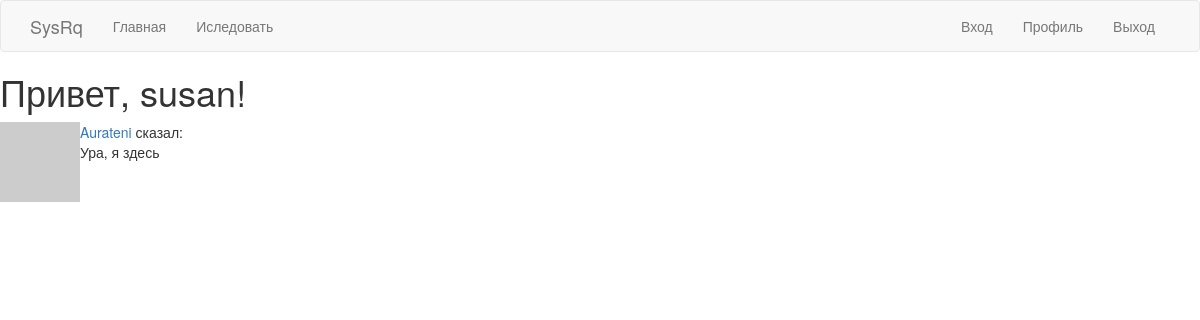
Page /explore (signed in) on the committed database.
### app/models.py (models this page shows, shortened)
class User(UserMixin, db.Model):
    id = db.Column(db.Integer, primary_key=True)
    username = db.Column(db.String(64), index=True, unique=True)
    email = db.Column(db.String(120), index=True, unique=True)
    password_hash = db.Column(db.String(128))
    posts = db.relationship('Post', backref='author', lazy='dynamic')
    about_me = db.Column(db.String(140))
    last_seen = db.Column(db.DateTime, default=datetime.utcnow)
    followed = db.relationship(
        'User', secondary=followers,
        primaryjoin=(followers.c.follower_id == id),
        secondaryjoin=(followers.c.followed_id == id),
        backref=db.backref('followers', lazy='dynamic'), lazy='dynamic')
    def avatar(self, size):
        digest = md5(self.email.lower().encode('utf-8')).hexdigest()
        return 'https://www.gravatar.com/avatar/{}?d=identicon&s={}'.format(
            digest, size)

class Post(db.Model):
    id = db.Column(db.Integer, primary_key=True)
    body = db.Column(db.String(140))
    timestamp = db.Column(db.DateTime, index=True, default=datetime.utcnow)
    user_id = db.Column(db.Integer, db.ForeignKey('user.id'))

### app/routes.py (the view)
@app.route('/explore')
@login_required
def explore():
    page = request.args.get('page', 1, type=int)
    posts = Post.query.order_by(Post.timestamp.desc()).paginate(
        page, app.config['POSTS_PER_PAGE'], False)
    next_url = url_for('explore', page=posts.next_num) \
        if posts.has_next else None
    prev_url = url_for('explore', page=posts.prev_num) \
        if posts.has_prev else None
    return render_template('index.html', title='Исследовать', posts=posts.items, next_url=next_url, prev_url=prev_url)

### app/models.py (called while the page is built)
@login.user_loader
def load_user(id):
    return User.query.get(int(id))

### app/routes.py (called while the page is built)
@app.before_request
def before_request():
    if current_user.is_authenticated:
        current_user.last_seen = datetime.utcnow()
        db.session.commit()

### app/templates/index.html (shortened to what this page needs)
{% extends "base.html" %}
{% block content %}
    <h1>Привет, {{ current_user.username }}!</h1>
    {% for post in posts %}
        {% include '_post.html' %}
    {% endfor %}
{% endblock %}

### app/templates/_post.html
 <table>
        <tr valign="top">
            <td><img src="{{ post.author.avatar(36) }}"></td>
            <td>
                <a href="{{ url_for('user', username=post.author.username) }}">
                    {{ post.author.username }}
                </a>
                сказал:<br>{{ post.body }}
            </td>
        </tr>
    </table>

### rows in the picture
User: username "susan"
Post: author.username "Aurateni", body "Ура, я здесь"

### other values in the picture
{{ ('Главная') }} "Главная"
{{ ('Иследовать') }} "Иследовать"
{{ ('Вход') }} "Вход"
{{ ('Профиль') }} "Профиль"
{{ ('Выход') }} "Выход"
